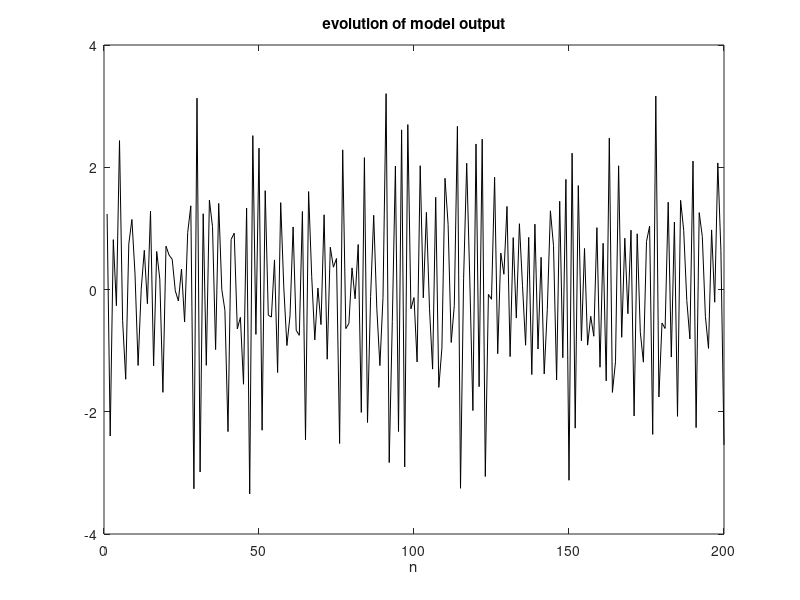
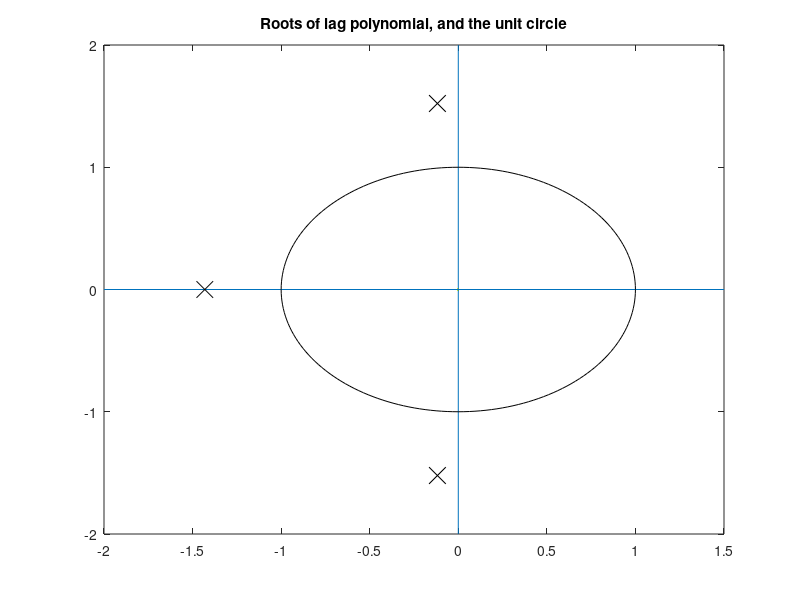
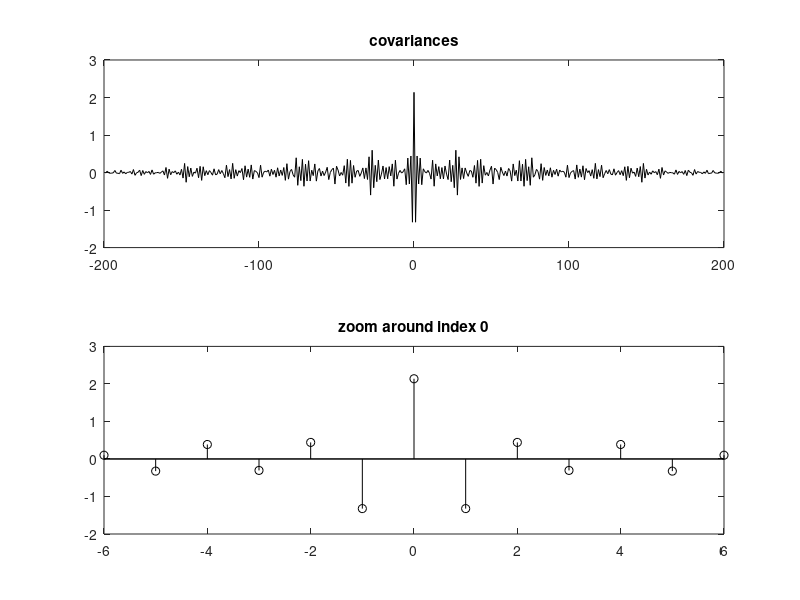

Write the MATLAB code that produced these figures, in order.
%Example of AR behaviour

%coeffs. of polynomial A
a1=0.8; a2=0.5; a3=0.3;
%variable initial values
y=0; y1=0; y2=0; y3=0;

Ni=200; %number of iterations
ry=zeros(1,Ni); %for storage of y values
ee=randn(1,Ni); %vector of random values
 
%iterations
for nn=1:Ni,
    e=ee(nn);
    y=e-(a1*y1+a2*y2+a3*y3); %according with AR model
    ry(nn)=y;
    y3=y2; y2=y1; y1=y; %memory update
end;

figure(1)
plot(ry,'k');
title('evolution of model output');
xlabel('n');

LP=[a3 a2 a1 1]; %lag polynomial
R=roots(LP);  %roots of the lag polynomial

figure(2)
plot(0,0,'y.'); hold on
line([-2 1.5],[0 0]); line([0 0],[-2 2]); %axes
m=0:(pi/100):2*pi; plot(cos(m),sin(m),'k'); %circle
plot(real(R),imag(R),'kx','MarkerSize',12); %roots
axis([-2 1.5,-2 2]);
title('Roots of lag polynomial, and the unit circle')

figure(3)
subplot(2,1,1)
[cv,lags]=xcov(ry,'biased');
plot(lags,cv,'k');
title('covariances')
subplot(2,1,2)
stem(lags(Ni-6:Ni+6),cv(Ni-6:Ni+6),'k'); hold on;
plot([-6 6],[0 0],'k');
title('zoom around index 0');
